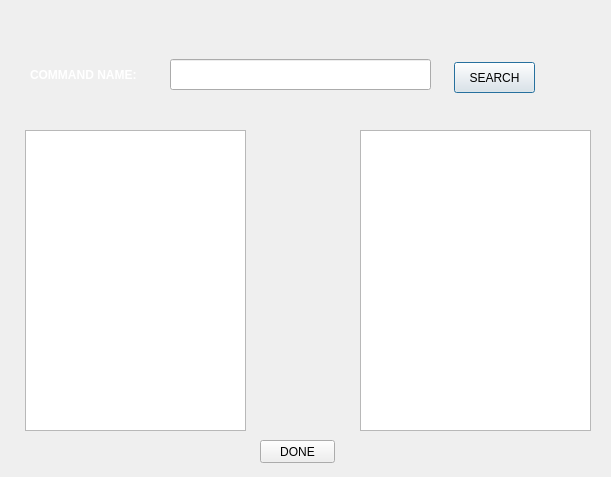
<?xml version="1.0" encoding="UTF-8"?>
<ui version="4.0">
 <class>Search</class>
 <widget class="QDialog" name="Search">
  <property name="geometry">
   <rect>
    <x>0</x>
    <y>0</y>
    <width>611</width>
    <height>477</height>
   </rect>
  </property>
  <property name="windowTitle">
   <string>Dialog</string>
  </property>
  <widget class="QLineEdit" name="lineEdit">
   <property name="geometry">
    <rect>
     <x>170</x>
     <y>59</y>
     <width>261</width>
     <height>31</height>
    </rect>
   </property>
  </widget>
  <widget class="QPushButton" name="pushButton_search">
   <property name="geometry">
    <rect>
     <x>454</x>
     <y>62</y>
     <width>81</width>
     <height>31</height>
    </rect>
   </property>
   <property name="text">
    <string>SEARCH</string>
   </property>
  </widget>
  <widget class="QPushButton" name="pushButton_2">
   <property name="geometry">
    <rect>
     <x>260</x>
     <y>440</y>
     <width>75</width>
     <height>23</height>
    </rect>
   </property>
   <property name="text">
    <string>DONE</string>
   </property>
  </widget>
  <widget class="QTextBrowser" name="textBrowser">
   <property name="geometry">
    <rect>
     <x>25</x>
     <y>130</y>
     <width>221</width>
     <height>301</height>
    </rect>
   </property>
  </widget>
  <widget class="QTextBrowser" name="textBrowser_2">
   <property name="geometry">
    <rect>
     <x>360</x>
     <y>130</y>
     <width>231</width>
     <height>301</height>
    </rect>
   </property>
  </widget>
  <widget class="QWidget" name="widget" native="true">
   <property name="geometry">
    <rect>
     <x>-20</x>
     <y>-10</y>
     <width>641</width>
     <height>501</height>
    </rect>
   </property>
   <property name="styleSheet">
    <string notr="true">background-image: url(&quot;C:/Users/Dustin/Documents/School/CSULA/CS 437/VDATABASE/Docs/background.jpg&quot;);</string>
   </property>
  </widget>
  <widget class="QLabel" name="label">
   <property name="geometry">
    <rect>
     <x>30</x>
     <y>60</y>
     <width>121</width>
     <height>31</height>
    </rect>
   </property>
   <property name="text">
    <string>&lt;html&gt;&lt;head/&gt;&lt;body&gt;&lt;p&gt;&lt;span style=&quot; font-weight:600; color:#ffffff;&quot;&gt;COMMAND NAME:&lt;/span&gt;&lt;/p&gt;&lt;/body&gt;&lt;/html&gt;</string>
   </property>
  </widget>
  <zorder>widget</zorder>
  <zorder>lineEdit</zorder>
  <zorder>pushButton_search</zorder>
  <zorder>pushButton_2</zorder>
  <zorder>textBrowser</zorder>
  <zorder>textBrowser_2</zorder>
  <zorder>label</zorder>
 </widget>
 <resources/>
 <connections/>
</ui>
